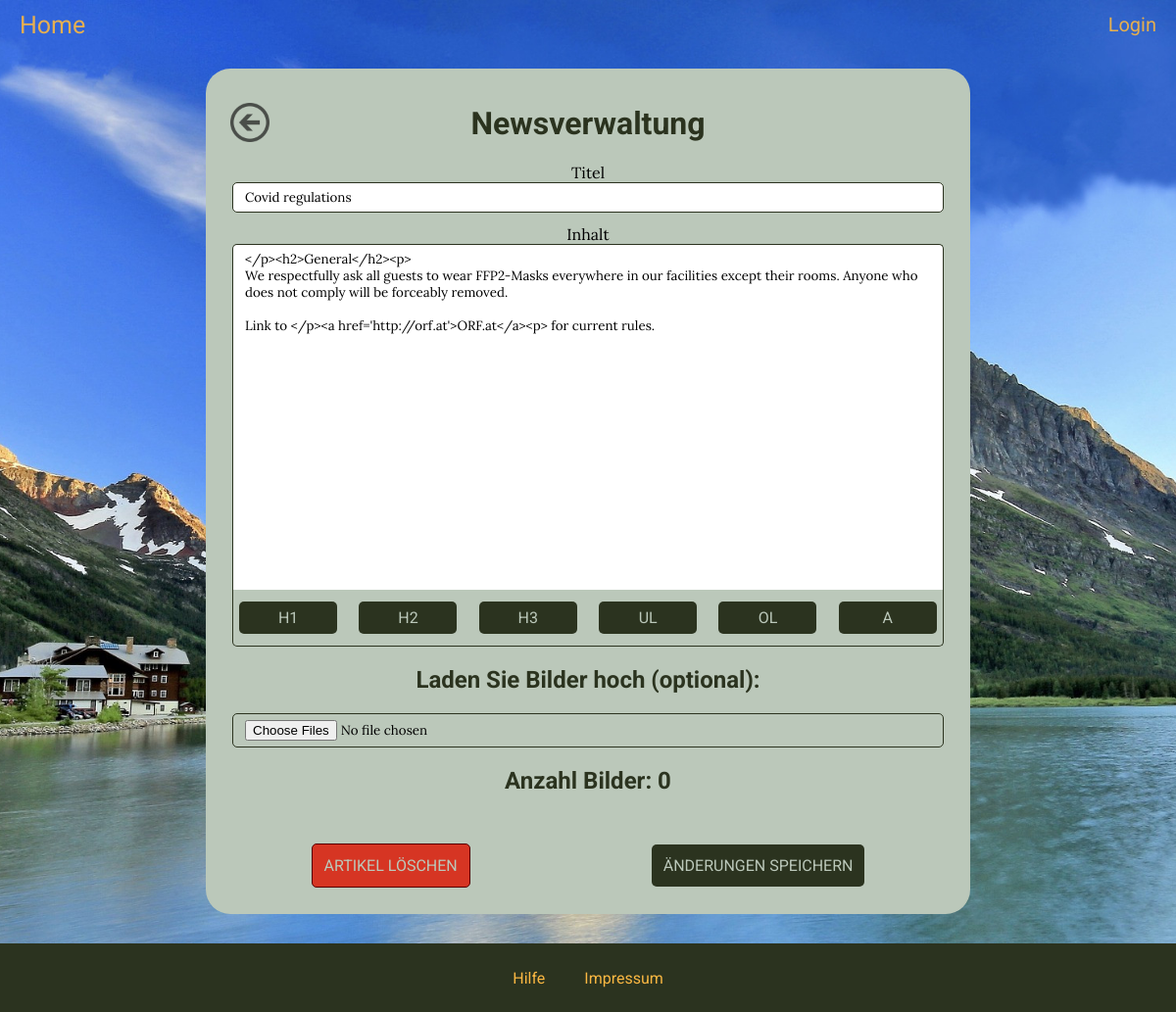
Screenshot of /pages/menus/newsverwaltung.php?newsid=15 with the database file from the repository.
### tables this page shows
CREATE TABLE `news` (
  `news_id` int(11) NOT NULL,
  `title` varchar(200) NOT NULL,
  `text_content` text NOT NULL,
  `thumbnail_path` varchar(300) DEFAULT NULL,
  `datetime` datetime NOT NULL DEFAULT current_timestamp(),
  `active` tinyint(1) NOT NULL DEFAULT 1
);

### pages/include/loginModal.php (called while the page is built, shortened)
<?php
    $curPageName = substr($_SERVER["SCRIPT_NAME"],strrpos($_SERVER["SCRIPT_NAME"],"/")+1);
?>

### pages/include/newsForm.php (the view)
<form action="<?= $curPageName ?>?registration=true&newsid=<?= $newsid ?>" method="post" enctype="multipart/form-data">
    <div class="row form-group col-sm-12">
        <label for="title">Titel</label>
        <input type="text" class="form-control" id="title" placeholder="This is a cool Title!" name="title" value="<?= $news_title ?>" required>
    </div>
    <div class="row col-sm-12" id="news_content_wrapper">
        <div class="form-group col-sm-12">
            <label for="news_content">Inhalt</label>
            <textarea class="form-control" rows="20" id="news_content" name="content" placeholder="The main content of the article. Press the buttons below to insert headings, lists, etc." required><?= $text_content ?></textarea>
        </div>
        <div class="row col-sm-12 space-around">
            <button type="button" class="show-btn" onclick="insertAtCursor('h1')">h1</button>
            <button type="button" class="show-btn" onclick="insertAtCursor('h2')">h2</button>
            <button type="button" class="show-btn" onclick="insertAtCursor('h3')">h3</button>
            <button type="button" class="show-btn" onclick="insertAtCursor('ul')">ul</button>
            <button type="button" class="show-btn" onclick="insertAtCursor('ol')">ol</button>
            <button type="button" class="show-btn" onclick="insertAtCursor('a')">a</button>
        </div>
    </div>
    <div class="row form-group col-sm-12">
        <h2 for="pictures[]">Laden Sie Bilder hoch (optional):</h2>
        <input class="form-control" type="file" name="pictures[]" id="pictures[]" multiple>
    </div>

### pages/menus/newsverwaltung.php (shortened to what this page needs)
<!DOCTYPE html>
<?php
    $errors = array("NotEmpty");
    include "../include/head.php";
?>
    <body>
        <?php include "../include/navbar.php" ?>
        <div class="content_wrapper">
            <div class="content_box">
                <h1>Newsverwaltung</h1>
                <?php
                    if(isset($_GET['newsid']) && !empty($errors) && !isset($_GET['deactivate'])) {
                        include '../include/backButton.php';
                        $newsid = $_GET['newsid'];
                        $news_title = '';
                        $text_content = '';
                        $select_article_stmt = $db->prepare("SELECT news_id, title, text_content, `datetime` FROM news WHERE news_id = ?");
                        $select_article_stmt->bind_param('i', $newsid);
                        $select_article_stmt->execute();
                        $select_article_stmt->bind_result($newsid, $news_title, $text_content, $datetime);
                        while($select_article_stmt->fetch()) {
                            include '../include/newsForm.php';
                        }
                        $select_pictures_stmt = $db->prepare("SELECT `picture_id`, `picture_path` FROM `pictures` WHERE `news_id` = ?");
                        $select_pictures_stmt->bind_param('i', $newsid);
                        $select_pictures_stmt->execute();
                        $select_pictures_stmt->bind_result($picture_id, $picture_path);
                        $select_pictures_stmt->store_result();
                        $number_of_pictures = $select_pictures_stmt->num_rows;
                        echo "<h2>Anzahl Bilder: $number_of_pictures</h2>";
                        ?>
                        <br>
                        <div class="space-around col-sm-12 row-centred">
                            <?php  if ($newsid != -1) { ?><button type="button" onclick="showModal('newsConfirm', 'close_newsConfirm')" class="submit-btn danger">Artikel löschen</button><?php } ?>
                            <input type="submit" class="submit-btn" value="<?php  if($newsid == -1) { echo 'Veröffentlichen';} else {echo 'Änderungen speichern';}?>">
                        </div>
                        </form>
                        <?php
                    }
                ?>
            </div>
        </div>
        <?php include "../include/footer.php" ?>
    </body>
</html>

### css/style.css (style rules this page uses)
:root { --primary: #2B331F; --secondary: #BBC8BA; --tertiary: #546747; --background: #FDDCA5; --links: #FAB742; --danger: #d63523; }
html { height: 100%; }
body { background-image: url("../pictures/background.jpg"); background-position: center; background-size: cover; background-repeat: no-repeat; background-attachment: fixed; margin: 0; height: 100%; display: flex; flex-direction: column; overflow: overlay; }
h1, h2, h3, h4, h5, h6 { font-family: 'Roboto', sans-serif; color: var(--primary); }
p, ul, ol, li, a, label, input, textarea, strong { font-family: 'Lora', sans-serif; }
.content_wrapper { padding-top: 70px; flex: 1 0 auto; display: flex; flex-direction: column; }
.content_box { border-radius: 25px; background-color: var(--secondary); width: 70%; max-width: 750px; padding: 15px; margin: auto; position: relative; text-align: center; overflow: auto; }
[class*=' row'], [class^='row'] { display: flex; flex-wrap: wrap; }
[class$='-centred'] { justify-content: center; align-items: center; }
.space-around { justify-content: space-around; }
.show-btn { all: initial; background-color: var(--primary); border: none; border-radius: 5px; padding: 7px; min-width: 100px; box-sizing: border-box; text-transform: uppercase; text-decoration: none; text-align: center; font-family: 'Roboto', sans-serif; color: var(--secondary); }
.form-group { display: flex; flex-direction: column; padding-left: 12px; padding-right: 12px; margin-bottom: 12px; box-sizing: border-box; }
.form-control { padding: 6px 12px; border: 1px solid var(--primary); border-radius: 5px; }
.submit-btn { all: initial; background-color: var(--primary); border: none; border-radius: 5px; padding: 12px; margin: 12px; min-width: 100px; box-sizing: border-box; text-transform: uppercase; text-decoration: none; text-align: center; font-family: 'Roboto', sans-serif; color: var(--secondary); transition: .3s; }
.danger { background-color: var(--danger); border: 1px solid rgb(87, 0, 0); }
#news_content_wrapper .form-group { margin-bottom: 0px; }
#news_content_wrapper textarea { border-bottom: 0px; border-bottom-left-radius: 0px; border-bottom-right-radius: 0px; resize: none; }
#news_content_wrapper .space-around { margin: 0px 12px; padding: 12px 0px; border-bottom: 1px solid var(--primary); border-left: 1px solid var(--primary); border-right: 1px solid var(--primary); border-bottom-left-radius: 5px; border-bottom-right-radius: 5px; gap: 10px; }
.col-sm-12 { width: 100%; }

### rows the page displays
news: title "Covid regulations", content "</p><h2>General</h2><p> We respectfully ask all guests to wear FFP2-Masks everywhere in our facilities except their rooms. Anyone who does not comply will be forceably removed. Link to </p><a href='http://orf.at'>ORF.at</a><p> for current rules.", news_id "Änderungen speichern"

### other values shown
$number_of_pictures "0"
